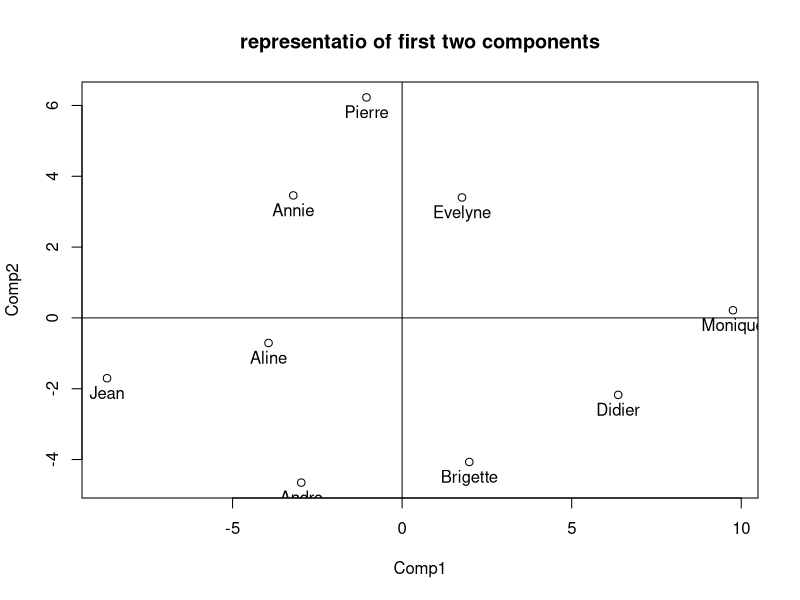
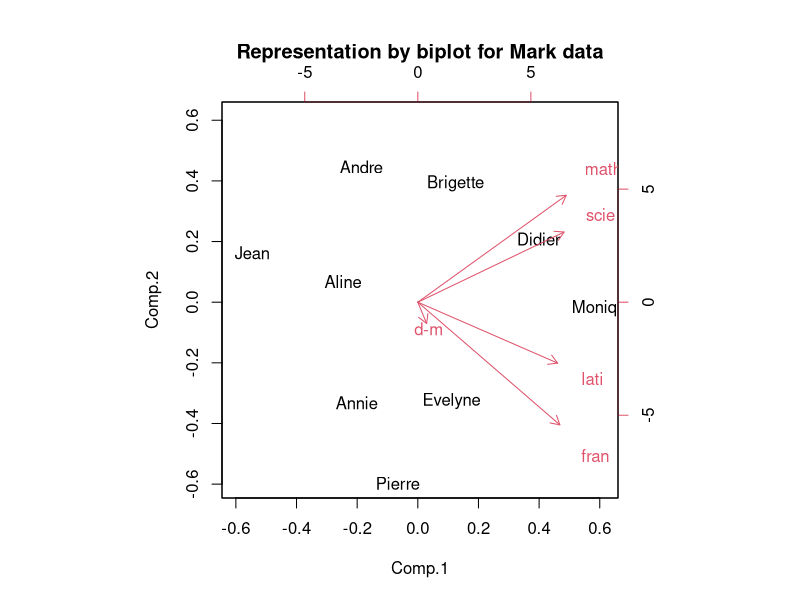
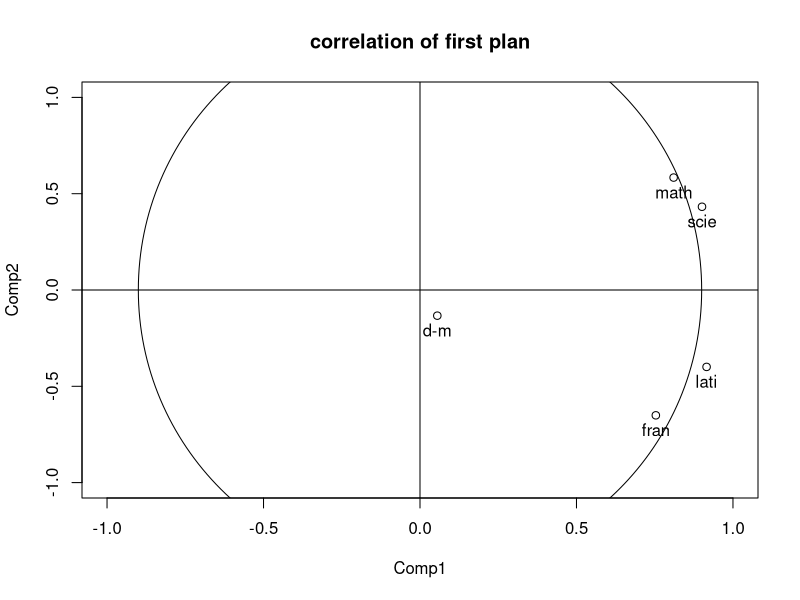
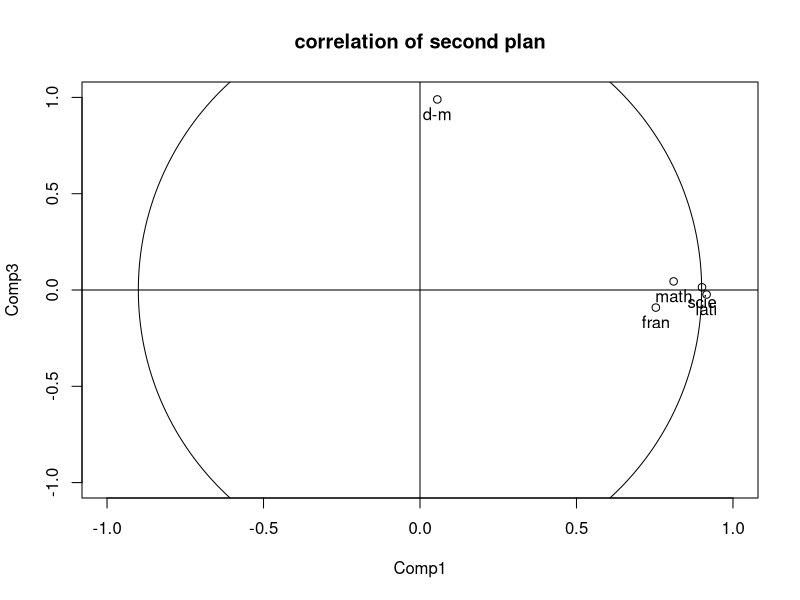
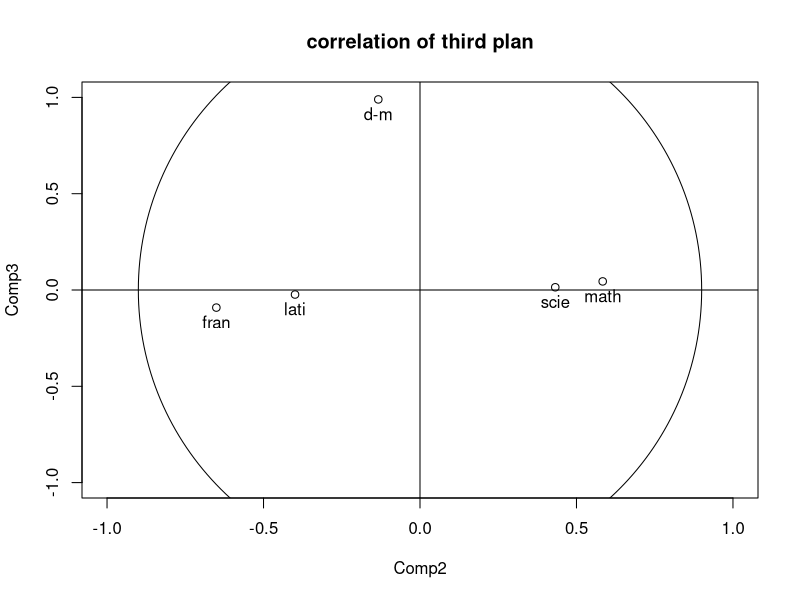

Write R code to recreate these figures, in order.
#Load data 
student_marks <- matrix(c(6.0,6.0,5.0,5.5,8.0,8.0,8.0,8.0,8.0,9.0,6.0,7.0,11.0,9.5,11.0,14.5,14.5,15.5,15.0,8.0,14.0,
                          14.0,12.0,12.5,10.0,11.0,10.0,5.5,7.0,13.0,5.5,7.0,14.0,11.5,10.0,
                          13.0,12.5,8.5,9.5,12.0,9.0,9.5,12.5,12.0,18.0),nrow=9,byrow=T)

colnames(student_marks) <- c("math","scie","fran","lati","d-m")
rownames(student_marks) <- c("Jean","Aline","Annie","Monique","Didier","Andre","Pierre",
                             "Brigette","Evelyne")

#Scaling
marks_centre <- scale(student_marks,center = T,scale = F)

#Cov-variance
marks_cov <- 1/9 *t(marks_centre) %*% marks_centre

#Diago
mark_diago <- eigen(marks_cov)

#Principal Components
mark_c <- marks_centre %*% mark_diago$vectors
trans <- matrix(-1,nrow=9,ncol = 5)
mark_c <- mark_c * trans

#Plot for first plan
png("./Graphic/mark_first_plan.png")
plot(mark_c[,1],mark_c[,2],main="representatio of first two components",xlab="Comp1",ylab="Comp2")
text(mark_c[,1],mark_c[,2],pos=1,labels = c("Jean","Aline","Annie","Monique","Didier","Andre","Pierre",
                                      "Brigette","Evelyne"))
abline(lty = 1, a = 0, b = 0, col = 1)
abline(lty = 1, a = 0, b = 1000000, col = 1)
dev.off()

#Same thing if we use function princomp
res <- princomp(marks_centre)

#Presentation by plot, like we do before

#Presentaton by biplot
png("./Graphic/biplot_mark.png")
biplot(res,main="Representation by biplot for Mark data")
dev.off()

#Correlation
cor <- cor(marks_centre,res$scores)
png("./Graphic/marks_first_plan.png")
plot(cor[,1],cor[,2],main="correlation of first plan",xlab="Comp1",ylab="Comp2",xlim=c(-1,1),ylim=c(-1,1))
text(cor[,1],cor[,2],pos=1,labels = c("math","scie","fran","lati","d-m"))
abline(lty = 1, a = 0, b = 0, col = 1)
abline(lty = 1, a = 0, b = 1000000, col = 1)
symbols(0, 0, circles = 0.9, inches = F, add = T)
dev.off()

png("./Graphic/marks_second_plan.png")
plot(cor[,1],cor[,3],main="correlation of second plan",xlab="Comp1",ylab="Comp3",xlim=c(-1,1),ylim=c(-1,1))
text(cor[,1],cor[,3],pos=1,labels = c("math","scie","fran","lati","d-m"))
abline(lty = 1, a = 0, b = 0, col = 1)
abline(lty = 1, a = 0, b = 1000000, col = 1)
symbols(0, 0, circles = 0.9, inches = F, add = T)
dev.off()

png("./Graphic/marks_third_plan.png")
plot(cor[,2],cor[,3],main="correlation of third plan",xlab="Comp2",ylab="Comp3",xlim=c(-1,1),ylim=c(-1,1))
text(cor[,2],cor[,3],pos=1,labels = c("math","scie","fran","lati","d-m"))
abline(lty = 1, a = 0, b = 0, col = 1)
abline(lty = 1, a = 0, b = 1000000, col = 1)
symbols(0, 0, circles = 0.9, inches = F, add = T)
dev.off()




